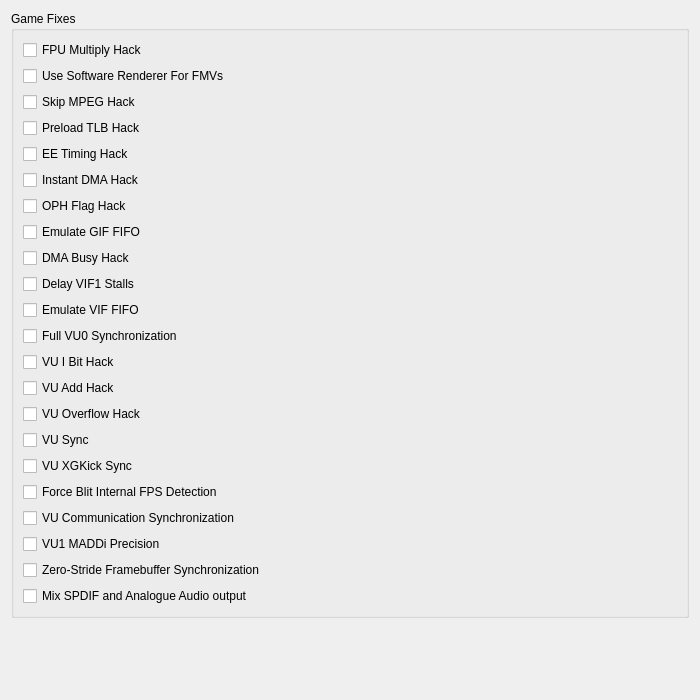
<?xml version="1.0" encoding="UTF-8"?>
<ui version="4.0">
 <class>GameFixSettingsWidget</class>
 <widget class="QWidget" name="GameFixSettingsWidget">
  <property name="geometry">
   <rect>
    <x>0</x>
    <y>0</y>
    <width>700</width>
    <height>700</height>
   </rect>
  </property>
  <layout class="QVBoxLayout" name="verticalLayout_3">
   <item>
    <widget class="QGroupBox" name="groupBox">
     <property name="title">
      <string>Game Fixes</string>
     </property>
     <layout class="QVBoxLayout" name="verticalLayout_2">
      <item>
       <widget class="QCheckBox" name="FpuMulHack">
        <property name="text">
         <string extracomment="FPU = Floating Point Unit. A part of the PS2's CPU. Do not translate.\nMultiply: mathematical term.\nTales of Destiny: a game's name. Leave as-is or use an official translation.">FPU Multiply Hack</string>
        </property>
       </widget>
      </item>
      <item>
       <widget class="QCheckBox" name="SoftwareRendererFMVHack">
        <property name="text">
         <string extracomment="FMV: Full Motion Video. Find the common used term in your language.">Use Software Renderer For FMVs</string>
        </property>
       </widget>
      </item>
      <item>
       <widget class="QCheckBox" name="SkipMPEGHack">
        <property name="text">
         <string extracomment="MPEG: video codec, leave as-is. FMV: Full Motion Video. Find the common used term in your language.">Skip MPEG Hack</string>
        </property>
       </widget>
      </item>
      <item>
       <widget class="QCheckBox" name="GoemonTlbHack">
        <property name="text">
         <string extracomment="TLB: Translation Lookaside Buffer. Leave as-is. Goemon: name of a character from the series with his name. Leave as-is or use an official translation.">Preload TLB Hack</string>
        </property>
       </widget>
      </item>
      <item>
       <widget class="QCheckBox" name="EETimingHack">
        <property name="text">
         <string extracomment="EE: Emotion Engine. Leave as-is.">EE Timing Hack</string>
        </property>
       </widget>
      </item>
      <item>
       <widget class="QCheckBox" name="InstantDMAHack">
        <property name="text">
         <string extracomment="DMA: Direct Memory Access. Leave as-is.">Instant DMA Hack</string>
        </property>
       </widget>
      </item>
      <item>
       <widget class="QCheckBox" name="OPHFlagHack">
        <property name="text">
         <string extracomment="OPH: Name of a flag (Output PatH) in the GIF_STAT register in the EE. Leave as-is.\nBleach Blade Battles: a game's name. Leave as-is or use an official translation.">OPH Flag Hack</string>
        </property>
       </widget>
      </item>
      <item>
       <widget class="QCheckBox" name="GIFFIFOHack">
        <property name="text">
         <string extracomment="GIF = GS (Graphics Synthesizer, the GPU) Interface. Leave as-is.\nFIFO = First-In-First-Out, a type of buffer. Leave as-is.">Emulate GIF FIFO</string>
        </property>
       </widget>
      </item>
      <item>
       <widget class="QCheckBox" name="DMABusyHack">
        <property name="text">
         <string extracomment="DMA: Direct Memory Access. Leave as-is.">DMA Busy Hack</string>
        </property>
       </widget>
      </item>
      <item>
       <widget class="QCheckBox" name="VIF1StallHack">
        <property name="text">
         <string extracomment="VIF = VU (Vector Unit) Interface. Leave as-is. SOCOM 2 and Spy Hunter: names of two different games. Leave as-is or use an official translation.\nHUD = Heads-Up Display. The games' interfaces.">Delay VIF1 Stalls</string>
        </property>
       </widget>
      </item>
      <item>
       <widget class="QCheckBox" name="VIFFIFOHack">
        <property name="text">
         <string extracomment="VIF = VU (Vector Unit) Interface. Leave as-is.\nFIFO = First-In-First-Out, a type of buffer. Leave as-is.">Emulate VIF FIFO</string>
        </property>
       </widget>
      </item>
      <item>
       <widget class="QCheckBox" name="FullVU0SyncHack">
        <property name="text">
         <string extracomment="VU0 = VU (Vector Unit) 0. Leave as-is.">Full VU0 Synchronization</string>
        </property>
       </widget>
      </item>
      <item>
       <widget class="QCheckBox" name="IbitHack">
        <property name="text">
         <string extracomment="VU = Vector Unit. Leave as-is.\nI Bit = A bit referred as I, not as 1.\nScarface The World is Yours and Crash Tag Team Racing: names of two different games. Leave as-is or use an official translation.">VU I Bit Hack</string>
        </property>
       </widget>
      </item>
      <item>
       <widget class="QCheckBox" name="VuAddSubHack">
        <property name="text">
         <string extracomment="VU = Vector Unit. Leave as-is.\nTri-Ace: a game development company name. Leave as-is.">VU Add Hack</string>
        </property>
       </widget>
      </item>
      <item>
       <widget class="QCheckBox" name="VUOverflowHack">
        <property name="text">
         <string extracomment="VU = Vector Unit. Leave as-is.\nSuperman Returns: a game's name. Leave as-is or use an official translation.">VU Overflow Hack</string>
        </property>
       </widget>
      </item>
      <item>
       <widget class="QCheckBox" name="VUSyncHack">
        <property name="text">
         <string extracomment="VU = Vector Unit. Leave as-is.\nRun Behind: watch out for misleading capitalization for non-English: this refers to making the VUs run behind (delayed relative to) the EE.\nM-Bit: a bitflag in VU instructions that tells VU0 to synchronize with the EE. M-Bit Game: A game that uses instructions with the M-Bit enabled (unofficial PCSX2 name).">VU Sync</string>
        </property>
       </widget>
      </item>
      <item>
       <widget class="QCheckBox" name="XgKickHack">
        <property name="text">
         <string extracomment="VU = Vector Unit. Leave as-is.\nXGKick: the name of one of the VU's instructions. Leave as-is.">VU XGKick Sync</string>
        </property>
       </widget>
      </item>
      <item>
       <widget class="QCheckBox" name="BlitInternalFPSHack">
        <property name="text">
         <string extracomment="Blit = a data operation. You might want to write it as-is, but fully uppercased. More information: https://en.wikipedia.org/wiki/Bit_blit  This option tells PCSX2 to estimate internal FPS by detecting blits (image copies) onto visible display memory.">Force Blit Internal FPS Detection</string>
        </property>
       </widget>
      </item>
      <item>
       <widget class="QCheckBox" name="VUCommunicationHack">
        <property name="text">
         <string>VU Communication Synchronization</string>
        </property>
       </widget>
      </item>
      <item>
       <widget class="QCheckBox" name="VU1MaddiHack">
        <property name="text">
         <string>VU1 MADDi Precision</string>
        </property>
       </widget>
      </item>
      <item>
       <widget class="QCheckBox" name="GSZeroStrideHack">
        <property name="text">
         <string>Zero-Stride Framebuffer Synchronization</string>
        </property>
       </widget>
      </item>
      <item>
       <widget class="QCheckBox" name="MixSpdifAnalogHack">
        <property name="text">
         <string>Mix SPDIF and Analogue Audio output</string>
        </property>
       </widget>
      </item>
     </layout>
    </widget>
   </item>
   <item>
    <spacer name="verticalSpacer">
     <property name="orientation">
      <enum>Qt::Orientation::Vertical</enum>
     </property>
     <property name="sizeHint" stdset="0">
      <size>
       <width>20</width>
       <height>0</height>
      </size>
     </property>
    </spacer>
   </item>
  </layout>
 </widget>
 <tabstops>
  <tabstop>FpuMulHack</tabstop>
  <tabstop>SoftwareRendererFMVHack</tabstop>
  <tabstop>SkipMPEGHack</tabstop>
  <tabstop>GoemonTlbHack</tabstop>
  <tabstop>EETimingHack</tabstop>
  <tabstop>InstantDMAHack</tabstop>
  <tabstop>OPHFlagHack</tabstop>
  <tabstop>GIFFIFOHack</tabstop>
  <tabstop>DMABusyHack</tabstop>
  <tabstop>VIF1StallHack</tabstop>
  <tabstop>VIFFIFOHack</tabstop>
  <tabstop>FullVU0SyncHack</tabstop>
  <tabstop>IbitHack</tabstop>
  <tabstop>VuAddSubHack</tabstop>
  <tabstop>VUOverflowHack</tabstop>
  <tabstop>VUSyncHack</tabstop>
  <tabstop>XgKickHack</tabstop>
  <tabstop>BlitInternalFPSHack</tabstop>
  <tabstop>VUCommunicationHack</tabstop>
  <tabstop>VU1MaddiHack</tabstop>
  <tabstop>GSZeroStrideHack</tabstop>
  <tabstop>MixSpdifAnalogHack</tabstop>
 </tabstops>
 <resources>
  <include location="../resources/resources.qrc"/>
 </resources>
 <connections/>
</ui>
